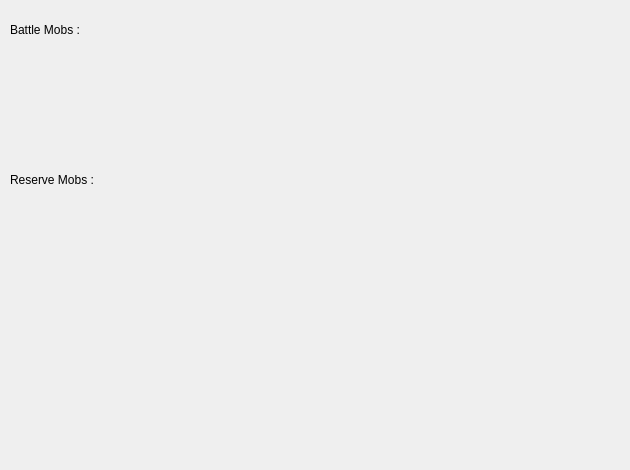
<?xml version="1.0" encoding="UTF-8"?>
<ui version="4.0">
 <class>digitaliserview</class>
 <widget class="QWidget" name="digitaliserview">
  <property name="geometry">
   <rect>
    <x>0</x>
    <y>0</y>
    <width>630</width>
    <height>470</height>
   </rect>
  </property>
  <property name="windowTitle">
   <string>Form</string>
  </property>
  <widget class="QLabel" name="label">
   <property name="geometry">
    <rect>
     <x>10</x>
     <y>20</y>
     <width>100</width>
     <height>20</height>
    </rect>
   </property>
   <property name="text">
    <string>Battle Mobs :</string>
   </property>
  </widget>
  <widget class="QLabel" name="label_2">
   <property name="geometry">
    <rect>
     <x>10</x>
     <y>170</y>
     <width>100</width>
     <height>20</height>
    </rect>
   </property>
   <property name="text">
    <string>Reserve Mobs :</string>
   </property>
  </widget>
  <widget class="QWidget" name="gridLayoutWidget">
   <property name="geometry">
    <rect>
     <x>120</x>
     <y>160</y>
     <width>501</width>
     <height>291</height>
    </rect>
   </property>
   <layout class="QGridLayout" name="gl_scroll"/>
  </widget>
 </widget>
 <resources/>
 <connections/>
</ui>
